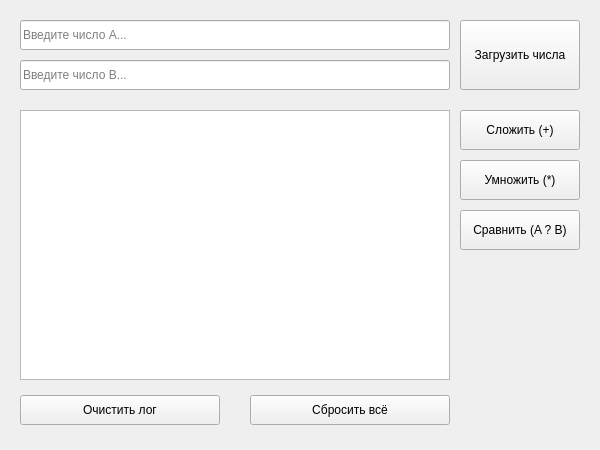
<?xml version="1.0" encoding="UTF-8"?>
<ui version="4.0">
 <class>MainWindow</class>
 <widget class="QMainWindow" name="MainWindow">
  <property name="geometry">
   <rect>
    <x>0</x>
    <y>0</y>
    <width>600</width>
    <height>450</height>
   </rect>
  </property>
  <property name="windowTitle">
   <string>BigInt Calculator</string>
  </property>
  <widget class="QWidget" name="centralwidget">
   <widget class="QLineEdit" name="number_A">
    <property name="geometry">
     <rect>
      <x>20</x>
      <y>20</y>
      <width>430</width>
      <height>30</height>
     </rect>
    </property>
    <property name="placeholderText">
     <string>Введите число А...</string>
    </property>
   </widget>
   <widget class="QLineEdit" name="number_B">
    <property name="geometry">
     <rect>
      <x>20</x>
      <y>60</y>
      <width>430</width>
      <height>30</height>
     </rect>
    </property>
    <property name="placeholderText">
     <string>Введите число B...</string>
    </property>
   </widget>
   <widget class="QPushButton" name="input">
    <property name="geometry">
     <rect>
      <x>460</x>
      <y>20</y>
      <width>120</width>
      <height>70</height>
     </rect>
    </property>
    <property name="text">
     <string>Загрузить числа</string>
    </property>
   </widget>
   <widget class="QPushButton" name="plus">
    <property name="geometry">
     <rect>
      <x>460</x>
      <y>110</y>
      <width>120</width>
      <height>40</height>
     </rect>
    </property>
    <property name="text">
     <string>Сложить (+)</string>
    </property>
   </widget>
   <widget class="QPushButton" name="mult">
    <property name="geometry">
     <rect>
      <x>460</x>
      <y>160</y>
      <width>120</width>
      <height>40</height>
     </rect>
    </property>
    <property name="text">
     <string>Умножить (*)</string>
    </property>
   </widget>
   <widget class="QPushButton" name="pushButton_3">
    <property name="geometry">
     <rect>
      <x>460</x>
      <y>210</y>
      <width>120</width>
      <height>40</height>
     </rect>
    </property>
    <property name="text">
     <string>Сравнить (A ? B)</string>
    </property>
   </widget>
   <widget class="QListWidget" name="inf">
    <property name="geometry">
     <rect>
      <x>20</x>
      <y>110</y>
      <width>430</width>
      <height>270</height>
     </rect>
    </property>
   </widget>
   <widget class="QPushButton" name="pushButton_2">
    <property name="geometry">
     <rect>
      <x>20</x>
      <y>395</y>
      <width>200</width>
      <height>30</height>
     </rect>
    </property>
    <property name="text">
     <string>Очистить лог</string>
    </property>
   </widget>
   <widget class="QPushButton" name="pushButton_4">
    <property name="geometry">
     <rect>
      <x>250</x>
      <y>395</y>
      <width>200</width>
      <height>30</height>
     </rect>
    </property>
    <property name="text">
     <string>Сбросить всё</string>
    </property>
   </widget>
  </widget>
 </widget>
 <resources/>
 <connections/>
</ui>
